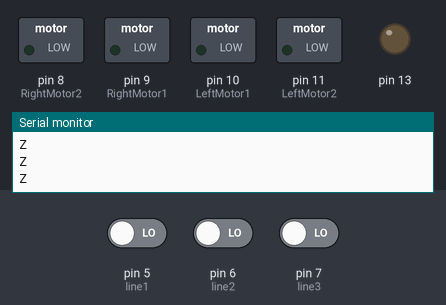
Simulated run of this sketch. Board: Arduino Uno, built with avr-gcc and run on an emulated ATmega328P. On the bench: switched loads named in the sketch (green lamp = pin HIGH), output pins drawn as LEDs (lit = HIGH), the last lines printed to the serial monitor. The test bench sets the inputs (shaded band); at power-on: pin 6 (line2) LOW, pin 5 (line1) LOW, pin 7 (line3) LOW.

Above: at 5.2 s.
5.3 s: pin 6 (line2) driven HIGH
At 6.5 s:
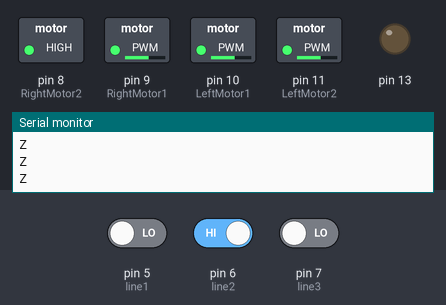
6.8 s: pin 5 (line1) driven HIGH
At 7.8 s:
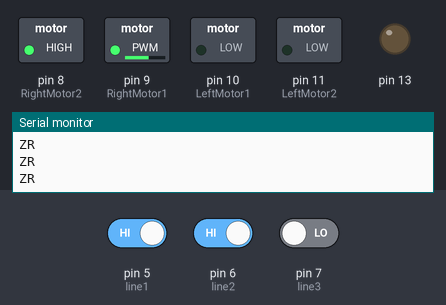
8.3 s: pin 7 (line3) driven HIGH
At 9.1 s:
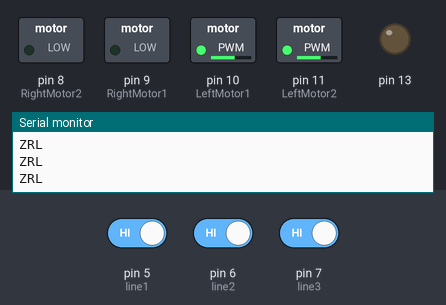
9.8 s: pin 7 (line3) driven LOW
At 10.3 s:
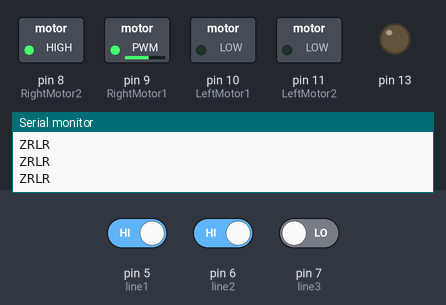
11.8 s: pin 5 (line1) driven LOW
At 13.0 s:
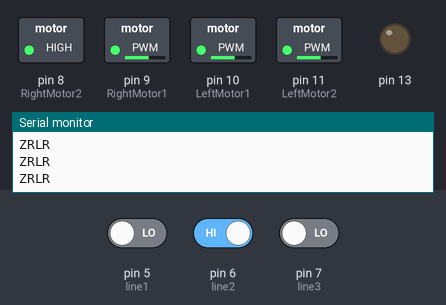
13.3 s: pin 6 (line2) driven LOW
At 14.1 s:
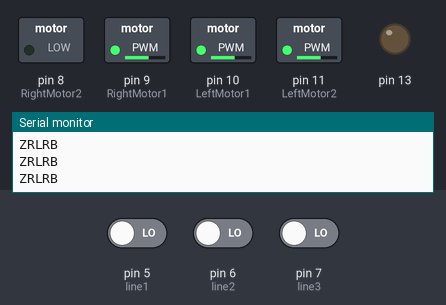
Timing chart, 0 to 15.8 s (numbered marks = the images above; inputs shaded):
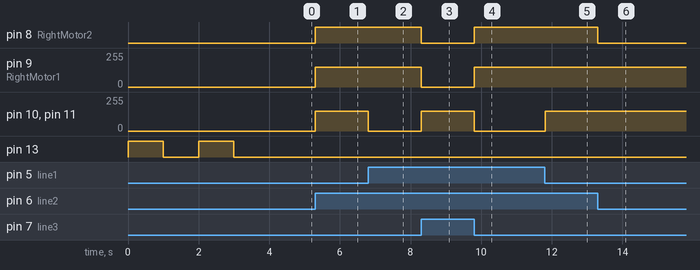

The sketch:

Homebrew_Line_Maze.ino
```cpp
int line1 = 5;
int line2 = 6;
int line3 = 7;
int LED = 13;
int reads[3];
int i;

int LeftMotor1 = 10;
int LeftMotor2 = 11;
int RightMotor1 = 9;
int RightMotor2 = 8;
char pathing[30] = {};
int pathlength;
int startedpath;
void setup(){
 Serial.begin(9600);
 pinMode(LeftMotor1, OUTPUT);
 pinMode(LeftMotor2, OUTPUT);
 pinMode(RightMotor1, OUTPUT);
 pinMode(RightMotor2, OUTPUT);

 pinMode(line1, INPUT);
 pinMode(line2, INPUT);
 pinMode(line3, INPUT);
 pathlength=0;
 pathing[pathlength] = 'Z';

 pinMode(13, OUTPUT);

 digitalWrite(13, HIGH);
 delay(1000);
 digitalWrite(13, LOW);
 delay(1000);
 digitalWrite(13, HIGH);
 delay(1000);
 digitalWrite(13, LOW);
 delay(1000);

}

void loop(){
 SenseRead();
  if(reads[0] == 0 && reads[1] == 1 && reads[2] == 0){

   do{
   //Serial.print("Correct Path!\n");
   analogWrite(LeftMotor1, 150);
   analogWrite(LeftMotor2, 150);

   analogWrite(RightMotor1, 150);
   analogWrite(RightMotor2, 150);
   delay(5);
   SenseRead();
   if (reads[0] == 1 && reads[1] == 0 && reads[2] == 0){
   //Serial.print("Bump Left!\n");
   analogWrite(LeftMotor1, 200);
   analogWrite(LeftMotor2, 200);

   analogWrite(RightMotor1, 0);
   analogWrite(RightMotor2, 0);
    delay(50);
  }

  else if (reads[0] == 0 && reads[1] == 0 && reads[2] == 1){
  //Serial.print("Bump Right!\n");
   analogWrite(LeftMotor1, 0);
   analogWrite(LeftMotor2, 0);

 analogWrite(RightMotor1, 200);
 analogWrite(RightMotor2, 200);
 delay(50);
  }

   SenseRead();
   deadEnd();
  }while(reads[0] == 0 && reads[1] == 1 && reads[2] == 0);
  }else{
   SenseRead();
   Solving();
   SenseRead();
   //deadEnd();
  }
}

void SenseRead(){
 reads[0] = digitalRead(line1);
  reads[1] = digitalRead(line2);
  reads[2] = digitalRead(line3);
}


void Solving(){


  if (reads[0] == 1 && reads[1] == 1 && reads[2] == 0){

   //Serial.print("Turn Right!\n");
   if(pathing[pathlength] != 'R'){
     pathlength++;
   pathing[pathlength] = 'R';
   }

   SenseRead();
   do{
   analogWrite(LeftMotor1, 0);
   analogWrite(LeftMotor2, 0);

   analogWrite(RightMotor1, 150);
   analogWrite(RightMotor2, 150);
   //delay(300);
   SenseRead();
   }while(reads[0] != 0 && reads[1] != 1 && reads[2] != 0);
  }

  if (reads[0] == 0 && reads[1] == 1 && reads[2] == 1){
   //Serial.print("Turn Left!\n");
   if(pathing[pathlength] != 'L'){
     pathlength++;
   pathing[pathlength] = 'L';
   }
   SenseRead();
   do{
   analogWrite(LeftMotor1, 150);
   analogWrite(LeftMotor2, 150);

   analogWrite(RightMotor1, 0);
   analogWrite(RightMotor2, 0);
   //delay(300);
   SenseRead();
   }while(reads[0] != 0 && reads[1] != 1 && reads[2] != 0);
  }

   if (reads[0] == 1 && reads[1] == 1 && reads[2] == 1){
   //Serial.print("2 Possibilities\n");
   if(pathing[pathlength] != 'L'){
   pathlength++;
   pathing[pathlength] = 'L';
   }
   SenseRead();
   do{
   analogWrite(LeftMotor1, 150);
   analogWrite(LeftMotor2, 150);

   analogWrite(RightMotor1, 0);
   analogWrite(RightMotor2, 0);
   //delay(300);
   SenseRead();
   }while(reads[0] != 0 && reads[1] != 1 && reads[2] != 0);
  }

   if(reads[0] == 1 && reads[1] == 0 && reads[2] == 1){
    if(pathing[pathlength] != 'Q'){
   pathlength++;
   pathing[pathlength] = 'Q';
   }
   SenseRead();
   do{
    analogWrite(LeftMotor1, 0);
   analogWrite(LeftMotor2, 0);

   analogWrite(RightMotor1, 0);
   analogWrite(RightMotor2, 0);
   SenseRead();
   }while(reads[0] != 0 && reads[1] != 1 && reads[2] != 0);
  }
  delay(100);
  Serial.print(pathing);
  Serial.print("\n");
}

void deadEnd(){
 if (reads[0] == 0 && reads[1] == 0 && reads[2] == 0){
   //Serial.print("Turn 180!\n");

   if(pathing[pathlength] != 'B'){
     pathlength++;
   pathing[pathlength] = 'B';
   }
   SenseRead();
    do{
   analogWrite(LeftMotor1, 150);
   analogWrite(LeftMotor2, 150);

   analogWrite(RightMotor1, 150);
   analogWrite(RightMotor2, 0);
   SenseRead();
   }while(reads[0] != 0 && reads[1] != 1 && reads[2] != 0);
  }

}
```

Measured:
- after the input at 5.3 s, pin 8 (RightMotor2): LOW → HIGH at once; pin 9 (RightMotor1), pin 10 (LeftMotor1), pin 11 (LeftMotor2): 0/255 → 150/255 at once
- after the input at 6.8 s, pin 10 (LeftMotor1), pin 11 (LeftMotor2): 150/255 → 0/255 at once
- after the input at 8.3 s, pin 8 (RightMotor2): HIGH → LOW at once; pin 9 (RightMotor1): 150/255 → 0/255 at once; pin 10 (LeftMotor1), pin 11 (LeftMotor2): 0/255 → 150/255 at once
- after the input at 9.8 s, pin 8 (RightMotor2): LOW → HIGH at once; pin 9 (RightMotor1): 0/255 → 150/255 at once; pin 10 (LeftMotor1), pin 11 (LeftMotor2): 150/255 → 0/255 at once
- after the input at 11.8 s, pin 10 (LeftMotor1), pin 11 (LeftMotor2): 0/255 → 150/255 at once
- after the input at 13.3 s, pin 8 (RightMotor2): HIGH → LOW at once
